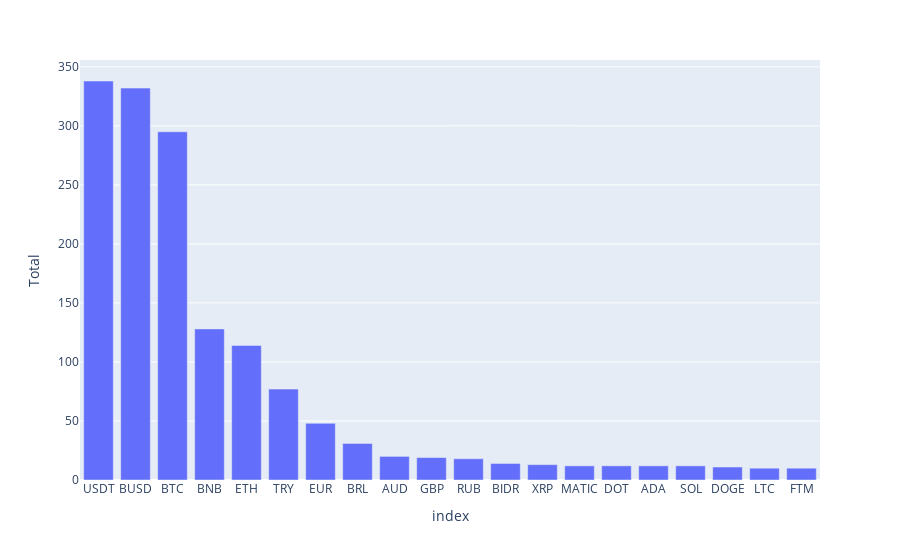

Here is the notebook cell this chart was saved with:
### Code cell
fig = px.bar(merge_data, x=merge_data.index, y='Total')
fig.show()

### Figure 1 — Plotly figure (JSON) as saved in the notebook; plotly's stock layout.template omitted (floating-point values rounded to 4 significant figures)
{"data": [{"alignmentgroup": "True", "hovertemplate": "index=%{x}<br>Total=%{y}<extra></extra>", "legendgroup": "", "marker": {"color": "#636efa", "pattern": {"shape": ""}}, "name": "", "offsetgroup": "", "orientation": "v", "showlegend": false, "textposition": "auto", "type": "bar", "x": ["USDT", "BUSD", "BTC", "BNB", "ETH", "TRY", "EUR", "BRL", "AUD", "GBP", "RUB", "BIDR", "XRP", "MATIC", "DOT", "ADA", "SOL", "DOGE", "LTC", "FTM"], "xaxis": "x", "y": [338, 332, 295, 128, 114, 77, 48, 31, 20, 19, 18, 14, 13, 12, 12, 12, 12, 11, 10, 10], "yaxis": "y"}], "layout": {"barmode": "relative", "legend": {"tracegroupgap": 0}, "margin": {"t": 60}, "xaxis": {"anchor": "y", "domain": [0, 1], "title": {"text": "index"}}, "yaxis": {"anchor": "x", "domain": [0, 1], "title": {"text": "Total"}}}}
